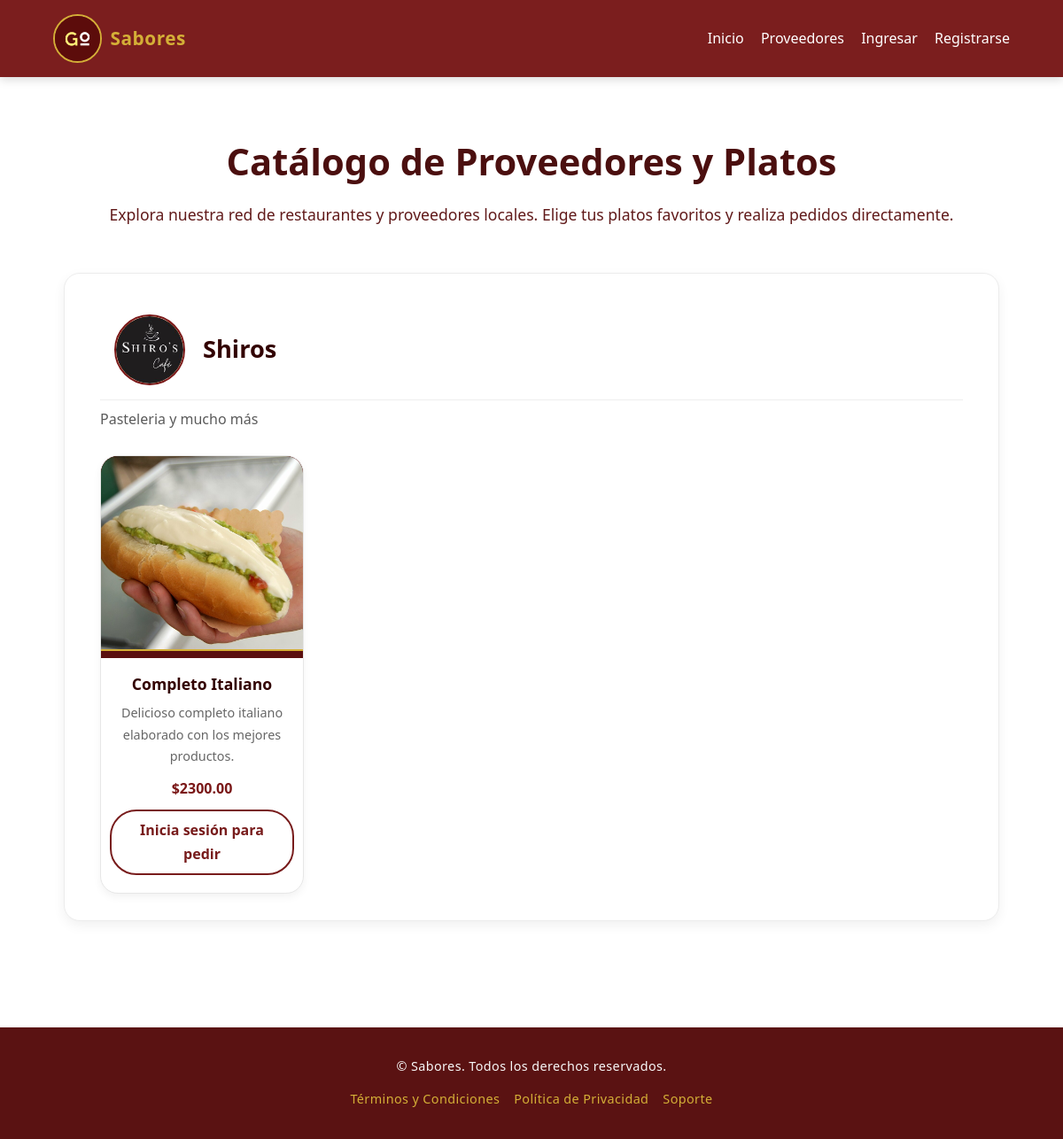
The page / on the database its author committed.
### core/models.py (models this page shows, shortened)
class Proveedor(models.Model):
    user = models.OneToOneField(User, on_delete=models.CASCADE)
    empresa = models.CharField(max_length=100, blank=True, null=True)
    descripcion = models.TextField(blank=True, null=True)
    telefono = models.CharField(max_length=20, blank=True, null=True)
    logo = models.ImageField(upload_to='logos/', blank=True, null=True)
    aprobado = models.BooleanField(default=False)

class Plato(models.Model):
    proveedor = models.ForeignKey(Proveedor, on_delete=models.CASCADE, related_name='platos')
    nombre = models.CharField(max_length=150)
    descripcion = models.TextField(blank=True)
    precio = models.DecimalField(max_digits=8, decimal_places=2)
    imagen = models.ImageField(upload_to='platos/', blank=True, null=True)
    creado_en = models.DateTimeField(auto_now_add=True)

### core/views.py (the view)
# urls.py: path('', views.catalogo, name='catalogo'),
def catalogo(request):
    proveedores = Proveedor.objects.all().prefetch_related('platos')
    is_proveedor = False
    if request.user.is_authenticated:
        is_proveedor = hasattr(request.user, 'proveedor_profile')
    return render(request, 'core/catalogo.html', {
        'proveedores': proveedores,
        'is_proveedor': is_proveedor
    })

### core/templates/core/catalogo.html (shortened to what this page needs)
{% extends 'core/base.html' %}
{% load static %}
{% block content %}
<section class="catalogo">
  <header class="catalogo-header">
    <h1>Catálogo de Proveedores y Platos</h1>
    <p class="subtitulo">
      Explora nuestra red de restaurantes y proveedores locales.
      Elige tus platos favoritos y realiza pedidos directamente.
    </p>
  </header>
  {% for p in proveedores %}
    <section class="proveedor-card">
      <div class="proveedor-info">
        <div class="proveedor-header">
          {% if p.logo %}
            <img src="{{ p.logo.url }}" alt="{{ p.empresa }}" class="proveedor-logo">
          {% else %}
            <img src="{% static 'core/img/default-logo.png' %}" alt="Sin logo" class="proveedor-logo">
          {% endif %}
          <div>
            <h2 class="proveedor-nombre">{{ p.empresa|default:"Proveedor sin nombre" }}</h2>
          </div>
        </div>
        {% if p.descripcion %}
          <p class="proveedor-descripcion">{{ p.descripcion }}</p>
        {% endif %}
      </div>
      <div class="platos-grid">
        {% for plato in p.platos.all %}
          <article class="plato-card">
            <div class="plato-img-container">
              {% if plato.imagen %}
                <img src="{{ plato.imagen.url }}" alt="{{ plato.nombre }}" class="plato-img">
              {% else %}
                <img src="{% static 'core/img/default-plato.jpg' %}" alt="Sin imagen" class="plato-img">
              {% endif %}
            </div>
            <div class="plato-body">
              <h3 class="plato-nombre">{{ plato.nombre }}</h3>
              <p class="plato-descripcion">{{ plato.descripcion|default:"Sin descripción disponible." }}</p>
              <p class="plato-precio"><strong>${{ plato.precio }}</strong></p>
              {% if user.is_authenticated %}
                {% if not user.proveedor_profile %}
                  <form method="post" action="{% url 'core:pedido_create' %}" class="pedido-form">
                    {% csrf_token %}
                    <input type="hidden" name="plato" value="{{ plato.id }}">
                    <input type="number" name="cantidad" value="1" min="1" class="pedido-cantidad">
                    <button type="submit" class="btn btn-primary">Pedir</button>
                  </form>
                {% endif %}
              {% else %}
                <a href="{% url 'core:login' %}" class="btn btn-outline">Inicia sesión para pedir</a>
              {% endif %}
            </div>
          </article>
        {% empty %}
          <p class="sin-platos">No hay platos disponibles para este proveedor.</p>
        {% endfor %}
      </div>
    </section>
  {% empty %}
    <p class="sin-proveedores">No hay proveedores registrados aún.</p>
  {% endfor %}
</section>
{% endblock %}

### core/templates/core/base.html (shortened to what this page needs)
{% load static %}
<!DOCTYPE html>
<html lang="es">
<head>
  <link rel="stylesheet" href="{% static 'core/css/styles.css' %}">
</head>
<body>
  <header class="header">
    <div class="container nav-container">
      <div class="logo-area">
        <a href="{% url 'core:catalogo' %}" class="brand">
          <img src="{% static 'core/img/logo.jpg' %}" alt="Sabores" class="brand-logo">
          <span class="brand-name">Sabores</span>
        </a>
      </div>
    <nav class="navbar">
      <ul class="nav-links">
        <li><a href="{% url 'core:catalogo' %}">Inicio</a></li>
        <li><a href="{% url 'core:proveedores' %}">Proveedores</a></li>
        {% if user.is_authenticated %}
            {% if user.is_staff %}
                <li><a href="{% url 'adminpanel:dashboard' %}">Panel de Administración</a></li>
            {% elif user.proveedor %}
                <li><a href="{% url 'core:plato_list' %}">Mis Platos</a></li>
            {% else %}
                <li><a href="{% url 'core:pedido_list' %}">Carrito</a></li>
            {% endif %}
            <li class="user-info">
                <span class="username">👤 {{ user.username }}</span>
                <a href="{% url 'core:logout' %}" class="logout-btn">Cerrar sesión</a>
            </li>
        {% else %}
            <li><a href="{% url 'core:login' %}" class="login-btn">Ingresar</a></li>
            <li><a href="{% url 'core:register' %}" class="register-btn">Registrarse</a></li>
        {% endif %}
      </ul>
    </nav>
    </div>
  </header>
  <main class="main-content">
    <div class="container">
      {% block content %}{% endblock %}
    </div>
  </main>
  <footer class="footer">
    <div class="container footer-container">
      <p>&copy; {{ now|date:"Y" }} Sabores. Todos los derechos reservados.</p>
      <ul class="footer-links">
        <li><a href="#">Términos y Condiciones</a></li>
        <li><a href="#">Política de Privacidad</a></li>
        <li><a href="#">Soporte</a></li>
      </ul>
    </div>
  </footer>
</body>
</html>

### rows shown on the page
Proveedor: logo (picture), empresa "Shiros", descripcion "Pasteleria y mucho más"
Plato: imagen (picture), nombre "Completo Italiano", descripcion "Delicioso completo italiano elaborado con los mejores productos.", precio "2300.00"
